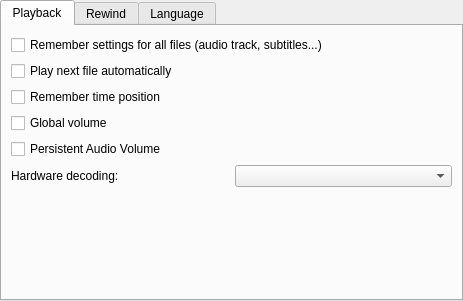
<?xml version="1.0" encoding="UTF-8"?>
<ui version="4.0">
 <class>PrefMain</class>
 <widget class="QWidget" name="PrefMain">
  <property name="geometry">
   <rect>
    <x>0</x>
    <y>0</y>
    <width>463</width>
    <height>301</height>
   </rect>
  </property>
  <property name="windowTitle">
   <string>General</string>
  </property>
  <property name="windowIcon">
   <iconset theme="preferences-other"/>
  </property>
  <layout class="QVBoxLayout" name="verticalLayout_4">
   <property name="spacing">
    <number>0</number>
   </property>
   <property name="leftMargin">
    <number>0</number>
   </property>
   <property name="topMargin">
    <number>0</number>
   </property>
   <property name="rightMargin">
    <number>0</number>
   </property>
   <property name="bottomMargin">
    <number>0</number>
   </property>
   <item>
    <widget class="QTabWidget" name="tabWidget">
     <property name="currentIndex">
      <number>0</number>
     </property>
     <widget class="QWidget" name="tabPlayback">
      <attribute name="title">
       <string>Playback</string>
      </attribute>
      <layout class="QVBoxLayout" name="verticalLayout">
       <item>
        <widget class="QCheckBox" name="cbRememberFileSettings">
         <property name="text">
          <string>Remember settings for all files (audio track, subtitles...)</string>
         </property>
        </widget>
       </item>
       <item>
        <widget class="QCheckBox" name="cbAutoPlayNext">
         <property name="text">
          <string>Play next file automatically</string>
         </property>
        </widget>
       </item>
       <item>
        <widget class="QCheckBox" name="cbRememberTimePos">
         <property name="text">
          <string>Remember time position</string>
         </property>
        </widget>
       </item>
       <item>
        <widget class="QCheckBox" name="cbGlobalVolume">
         <property name="text">
          <string>Global volume</string>
         </property>
        </widget>
       </item>
       <item>
        <widget class="QCheckBox" name="cbPersistentAudioVolume">
         <property name="text">
          <string>Persistent Audio Volume</string>
         </property>
        </widget>
       </item>
       <item>
        <layout class="QHBoxLayout" name="horizontalLayout">
         <item>
          <widget class="QLabel" name="label">
           <property name="text">
            <string>Hardware decoding:</string>
           </property>
          </widget>
         </item>
         <item>
          <widget class="QComboBox" name="cbHwdec"/>
         </item>
        </layout>
       </item>
       <item>
        <spacer name="verticalSpacer">
         <property name="orientation">
          <enum>Qt::Orientation::Vertical</enum>
         </property>
         <property name="sizeHint" stdset="0">
          <size>
           <width>20</width>
           <height>322</height>
          </size>
         </property>
        </spacer>
       </item>
      </layout>
     </widget>
     <widget class="QWidget" name="tabRewind">
      <attribute name="title">
       <string>Rewind</string>
      </attribute>
      <layout class="QVBoxLayout" name="verticalLayout_3">
       <item>
        <widget class="SeekWidget" name="seek0" native="true"/>
       </item>
       <item>
        <widget class="SeekWidget" name="seek1" native="true"/>
       </item>
       <item>
        <widget class="SeekWidget" name="seek2" native="true"/>
       </item>
       <item>
        <layout class="QHBoxLayout" name="l2">
         <property name="spacing">
          <number>6</number>
         </property>
         <property name="margin" stdset="0">
          <number>0</number>
         </property>
         <item>
          <widget class="QLabel" name="label_3">
           <property name="text">
            <string>Behaviour of time slider:</string>
           </property>
           <property name="buddy">
            <cstring>cbTimeSliderBeh</cstring>
           </property>
          </widget>
         </item>
         <item>
          <widget class="QComboBox" name="cbTimeSliderBeh">
           <property name="sizePolicy">
            <sizepolicy hsizetype="Expanding" vsizetype="Fixed">
             <horstretch>0</horstretch>
             <verstretch>0</verstretch>
            </sizepolicy>
           </property>
           <item>
            <property name="text">
             <string>Seek to position while dragging</string>
            </property>
           </item>
           <item>
            <property name="text">
             <string>Seek to position when released</string>
            </property>
           </item>
          </widget>
         </item>
         <item>
          <spacer name="sp1">
           <property name="orientation">
            <enum>Qt::Orientation::Horizontal</enum>
           </property>
           <property name="sizeHint" stdset="0">
            <size>
             <width>81</width>
             <height>25</height>
            </size>
           </property>
          </spacer>
         </item>
        </layout>
       </item>
       <item>
        <spacer name="verticalSpacer_3">
         <property name="orientation">
          <enum>Qt::Orientation::Vertical</enum>
         </property>
         <property name="sizeHint" stdset="0">
          <size>
           <width>20</width>
           <height>155</height>
          </size>
         </property>
        </spacer>
       </item>
      </layout>
     </widget>
     <widget class="QWidget" name="tabLang">
      <attribute name="title">
       <string>Language</string>
      </attribute>
      <layout class="QVBoxLayout" name="verticalLayout_2">
       <item>
        <widget class="QGroupBox" name="groupBox">
         <property name="title">
          <string>Preferred language:</string>
         </property>
         <layout class="QGridLayout" name="gridLayout">
          <property name="leftMargin">
           <number>0</number>
          </property>
          <property name="topMargin">
           <number>0</number>
          </property>
          <property name="rightMargin">
           <number>0</number>
          </property>
          <property name="bottomMargin">
           <number>0</number>
          </property>
          <property name="spacing">
           <number>3</number>
          </property>
          <item row="0" column="2">
           <spacer name="horizontalSpacer">
            <property name="orientation">
             <enum>Qt::Orientation::Horizontal</enum>
            </property>
            <property name="sizeHint" stdset="0">
             <size>
              <width>94</width>
              <height>20</height>
             </size>
            </property>
           </spacer>
          </item>
          <item row="1" column="2">
           <spacer name="horizontalSpacer_2">
            <property name="orientation">
             <enum>Qt::Orientation::Horizontal</enum>
            </property>
            <property name="sizeHint" stdset="0">
             <size>
              <width>94</width>
              <height>20</height>
             </size>
            </property>
           </spacer>
          </item>
          <item row="1" column="0">
           <widget class="QLabel" name="textLabel2_11">
            <property name="text">
             <string>Su&amp;btitles:</string>
            </property>
            <property name="alignment">
             <set>Qt::AlignmentFlag::AlignRight|Qt::AlignmentFlag::AlignTrailing|Qt::AlignmentFlag::AlignVCenter</set>
            </property>
            <property name="wordWrap">
             <bool>false</bool>
            </property>
            <property name="buddy">
             <cstring>subtitle_lang_edit</cstring>
            </property>
           </widget>
          </item>
          <item row="0" column="0">
           <widget class="QLabel" name="textLabel1_20">
            <property name="text">
             <string>&amp;Audio:</string>
            </property>
            <property name="alignment">
             <set>Qt::AlignmentFlag::AlignRight|Qt::AlignmentFlag::AlignTrailing|Qt::AlignmentFlag::AlignVCenter</set>
            </property>
            <property name="wordWrap">
             <bool>false</bool>
            </property>
            <property name="buddy">
             <cstring>audio_lang_edit</cstring>
            </property>
           </widget>
          </item>
          <item row="1" column="1">
           <widget class="QLineEdit" name="subtitle_lang_edit"/>
          </item>
          <item row="0" column="1">
           <widget class="QLineEdit" name="audio_lang_edit"/>
          </item>
         </layout>
        </widget>
       </item>
       <item>
        <spacer name="verticalSpacer_2">
         <property name="orientation">
          <enum>Qt::Orientation::Vertical</enum>
         </property>
         <property name="sizeHint" stdset="0">
          <size>
           <width>20</width>
           <height>40</height>
          </size>
         </property>
        </spacer>
       </item>
      </layout>
     </widget>
    </widget>
   </item>
  </layout>
 </widget>
 <customwidgets>
  <customwidget>
   <class>SeekWidget</class>
   <extends>QWidget</extends>
   <header>prefs/seekwidget.h</header>
   <container>1</container>
  </customwidget>
 </customwidgets>
 <resources/>
 <connections/>
</ui>
